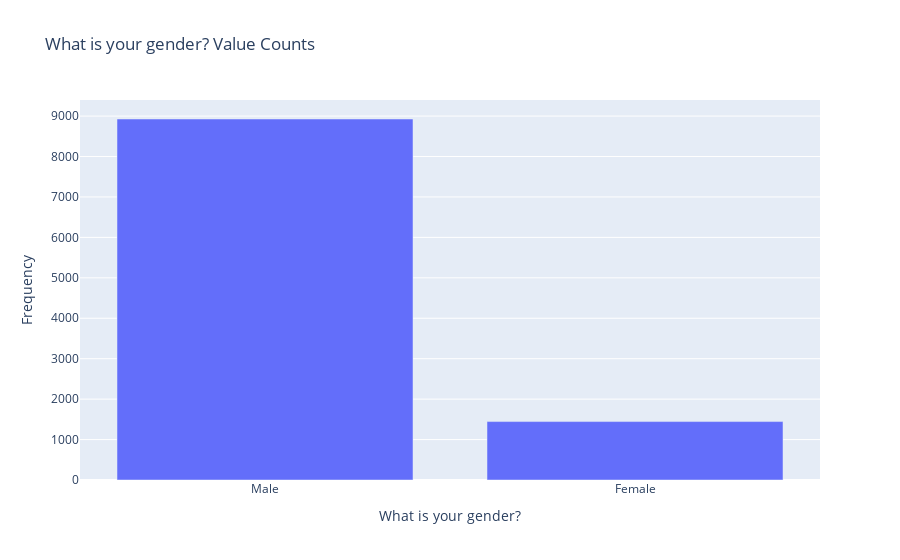

Notebook code for this chart:
### Markdown cell above
#### 2. What is the gender distribution?

### Code cell
# DISCLAIMER: 'df' refers to the data you passed in when calling 'dtale.show'

import numpy as np
import pandas as pd
import plotly.graph_objs as go

# If you're having trouble viewing your chart in your notebook try passing your 'chart' into this snippet:
from plotly.offline import iplot, init_notebook_mode

init_notebook_mode(connected=True)
for chart in charts:
    chart.pop('id', None) # for some reason iplot does not like 'id'

if isinstance(df, (pd.DatetimeIndex, pd.MultiIndex)):
	df = df.to_frame(index=False)

# remove any pre-existing indices for ease of use in the D-Tale code, but this is not required
df = df.reset_index().drop('index', axis=1, errors='ignore')
df.columns = [str(c) for c in df.columns]  # update columns to strings in case they are numbers

s = df[~pd.isnull(df['What is your gender?'])]['What is your gender?']
chart = pd.value_counts(s).to_frame(name='data')
chart['percent'] = (chart['data'] / chart['data'].sum()) * 100
chart.index.name = 'labels'
chart = chart.reset_index().sort_values(['data', 'labels'], ascending=[False, True])
chart = chart[:100]
charts = [go.Bar(x=chart['labels'].values, y=chart['data'].values, name='Frequency')]
figure = go.Figure(data=charts, layout=go.Layout({
    'barmode': 'group',
    'legend': {'orientation': 'h'},
    'title': {'text': 'What is your gender? Value Counts'},
    'xaxis': {'title': {'text': 'What is your gender?'}},
    'yaxis': {'title': {'text': 'Frequency'}}
}))

iplot(figure)

### Figure 1 — Plotly figure (JSON) as saved in the notebook; plotly's stock layout.template omitted (floating-point values rounded to 4 significant figures)
{"data": [{"name": "Frequency", "type": "bar", "x": ["Male", "Female"], "y": [8928, 1445]}], "layout": {"barmode": "group", "legend": {"orientation": "h"}, "title": {"text": "What is your gender? Value Counts"}, "xaxis": {"title": {"text": "What is your gender?"}}, "yaxis": {"title": {"text": "Frequency"}}}}
